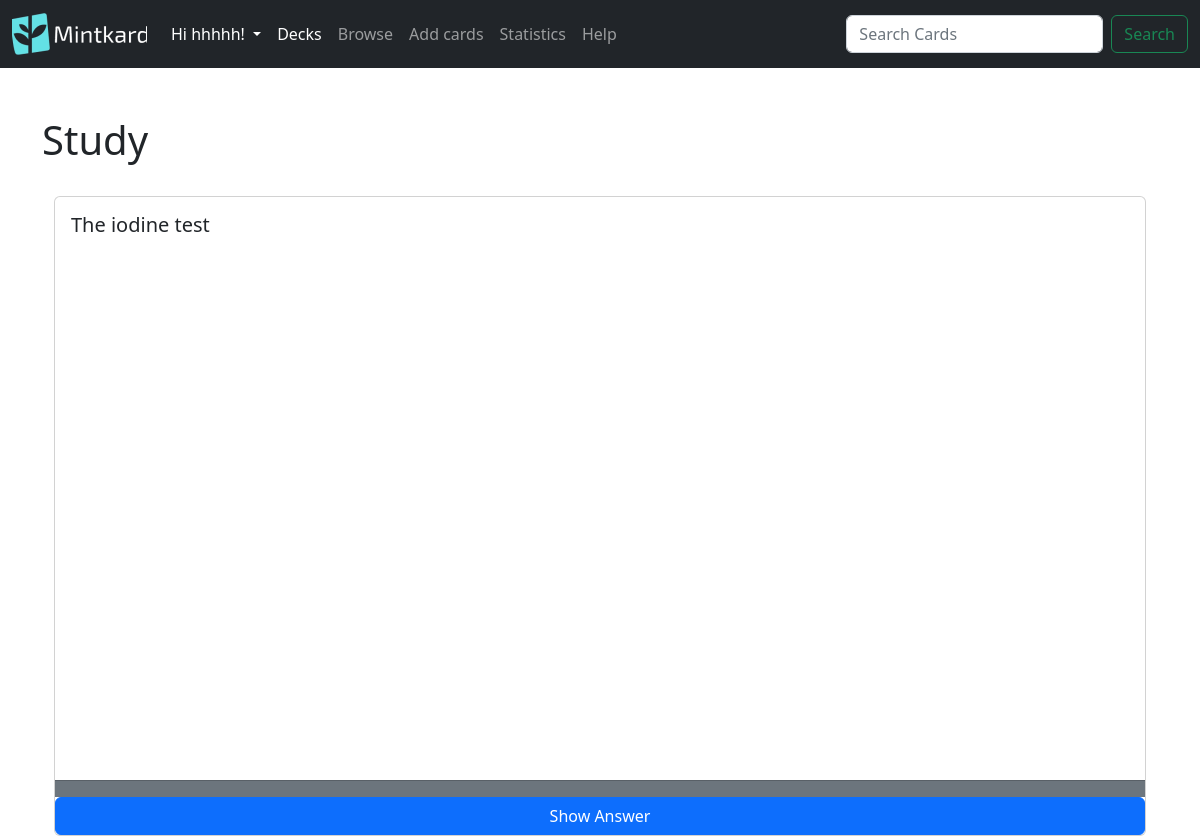
/decks/study/14 (signed in), run on an earlier commit of the app's database.
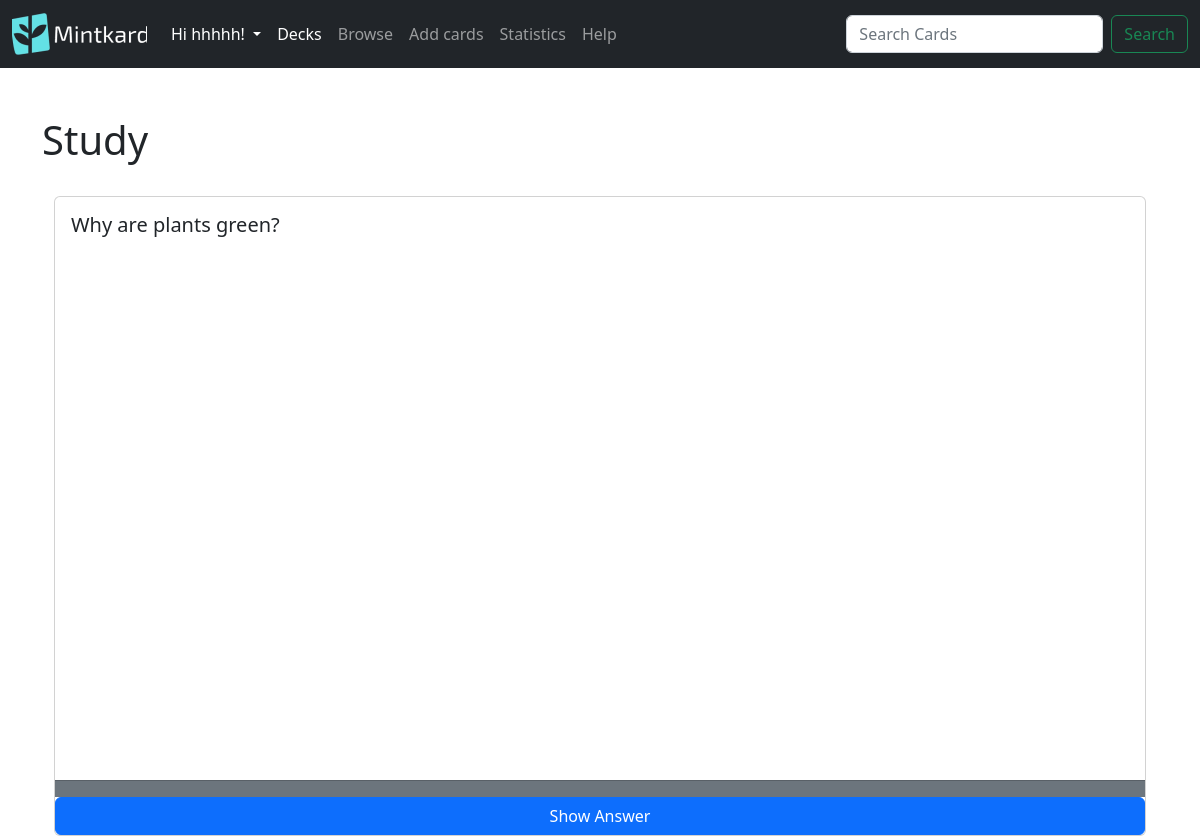
And on a later commit of the database.
### mintkard/models.py (models this page shows, shortened)
class User(db.Model,UserMixin):
    id = db.Column(db.Integer,primary_key= True)
    username = db.Column(db.String(100), unique = True)
    email = db.Column(db.String(75),unique=True)
    password = db.Column(db.String(150))
    decks = db.relationship('Deck',backref = 'user_decks',lazy=True)#stores all the decks that the owner owns, in the parents class

class Card(db.Model):
    id = db.Column(db.Integer, primary_key=True)#Primary key
    question = db.Column(db.String(200))
    answer = db.Column(db.String(400))
    last_study = db.Column(db.DateTime(timezone=True))
    is_new = db.Column(db.Boolean, default=True)
    interval = db.Column(db.Integer)
    easiness_factor = db.Column(db.Integer)
    quality = db.Column(db.Integer)
    image_hash = db.Column(db.String, nullable=True)#new
    deck_id = db.Column(db.Integer, db.ForeignKey('deck.id'))#One to many relationship with decks

### mintkard/decks.py (the view, shortened to what this page needs)
@login_required
@decks.route('/study/<int:deck_id>',methods=['GET','POST'])
def study(deck_id):
    flashcards = g.fmanager.get_flashcards_to_review(deck_id)
    return render_template("study.html",flashcard = flashcards[0] if flashcards else None)

### mintkard/decks.py (called while the page is built)
@decks.before_request
@login_required
def before_request():
    try:
        g.fmanager = FlashcardManager(user=current_user.id, app=current_app)
        g.fmanagerstats = FlashcardManagerStats(user=current_user.id, app=current_app)
        g.fmanagerstats_public = FlashcardManagerPublicStats(user=None,app=current_app)#there is no user as it gets the apps average data
    except Exception as e:
        flash('Error inilizing flashcard manager: {}'.format(e),category='danger')

    def merge_sort(self,dates):
        dates_len = len(dates)
        if dates_len <=1:
            return dates
        middle = dates_len //2
        right = self.merge_sort(dates[middle:])
        left = self.merge_sort(dates[:middle])
        return self.merge_list(left,right)

    def is_card_due(self,flashcard:Card) -> bool:
        if flashcard.is_new == True:
            return True
        try:
            review_interval = timedelta(days=flashcard.interval)#converts int to time using datetime
            return (flashcard.last_study + review_interval <= datetime.now())
        except Exception as e:
            flash('ERROR: checking if card is due: {}'.format(e),category='danger')
            return True#True will let the card be reviewed, so that the error will get fixed

    def get_flashcards_to_review(self, deck_id_or_deck):
        if isinstance(deck_id_or_deck, int):#Polymorphism
            deck= Deck.query.get(deck_id_or_deck)
        flashcards_to_review = []
        for flashcard in deck.cards:
            if self.is_card_due(flashcard):
                flashcards_to_review.append(flashcard)
        for subdeck in deck.children_deck:
            flashcards_to_review.extend(self.get_flashcards_to_review(subdeck.id))
        unsorted_list = []
        for c in flashcards_to_review:
            if c.is_new == False:
                unsorted_list.append(c)
                flashcards_to_review.remove(c)
        sorted_list = self.merge_sort(unsorted_list)
        flashcards_to_review.extend(sorted_list)
        return flashcards_to_review

### mintkard/templates/study.html (shortened to what this page needs)
{% extends 'layout.html' %}
{% block body %}
<h1>Study</h1>
<br>
<div class="container-fluid">
  <div class="card mx-auto" style="width: 100%; height: 80vh;">
  {% if flashcard%}
    <div class="card-body">
      <h5 class="card-title" style="width:100%;">{{flashcard.question}}</h5>
    </div>
    <div style="display:none" id="footer" class="card-footer text-muted d-flex justify-content-between bg-secondary"></div>
  <button id="show_answer" class="btn btn-primary">Show Answer</button>
    {% endif %}
  </div>
</div>
{% endblock %}

### mintkard/templates/layout.html (shortened to what this page needs)
<!DOCTYPE html>
<html lang="en">
<head>
    <link rel="stylesheet" href="https://cdnjs.cloudflare.com/ajax/libs/font-awesome/4.7.0/css/font-awesome.min.css">
</head>
<link href="https://cdn.jsdelivr.net/npm/bootstrap@5.2.3/dist/css/bootstrap.min.css" rel="stylesheet"
>
<body>
    <nav class="navbar navbar-expand-lg navbar-dark bg-dark">
        <div class="container-fluid">
            <a class="navbar-brand" href="/home"><img src="/static/logo.png" alt="Mintkard" width="135" height="42"></a>
            <div class="collapse navbar-collapse" id="navbarSupportedContent">
                <ul class="navbar-nav me-auto mb-2 mb-lg-0">
                    {% if current_user.is_authenticated %}
                    <li class="nav-item dropdown">
                        <a class="nav-link dropdown-toggle" href="#" id="navbarDropdown" role="button" data-bs-toggle="dropdown" aria-expanded="false" style="color:white">
                            Hi {{ current_user.username }}!
                        </a>
                    </li>
                    <li class="nav-item">
                        <a class="nav-link active" aria-current="page" href="/decks/">Decks</a>
                    </li>
                    <li class="nav-item">
                        <a class="nav-link" href="/decks/browse">Browse</a>
                    </li>
                    <li class="nav-item">
                        <a class="nav-link" href="/decks/create">Add cards</a>
                    </li>
                    <li class="nav-item">
                        <a class="nav-link" href="/decks/stats">Statistics</a>
                    </li>
                    <li class="nav-item">
                        <a class="nav-link" href="/decks/help">Help</a>
                    </li>
                    {% endif %}
                </ul>
                <form  action ="{{url_for('decks.browse')}}" class="d-flex">
                    <input class="form-control me-2" name ="search" type="search" placeholder="Search Cards" aria-label="Search">
                    <button class="btn btn-outline-success" type="submit">Search</button>
                </form>
            </div>
        </div>
    </nav>
    <div class="container mt-5">
    {% block body %}{% endblock %}
    </div>
</body>
</html>

### mintkard/templates/study.html (style rules this page uses)
button { padding: 0 10px; }

What changed in the data, as far as the page shows it:
no longer on this page (row edited): Card: question "The iodine test"
added Card: question "Why are plants green?"
